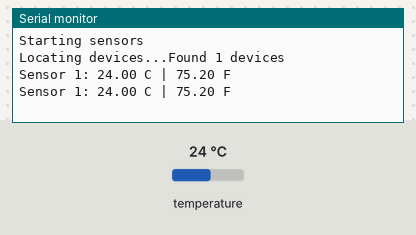
A sketch run on a simulated Arduino Uno, built with avr-gcc and run on an emulated ATmega328P. Parts: the last lines printed to the serial monitor. Inputs (shaded band) come from the test bench; at power-on: temperature 24 °C.

Above: at 3.8 s.
3.9 s: temperature set to 12 °C
At 5.7 s:
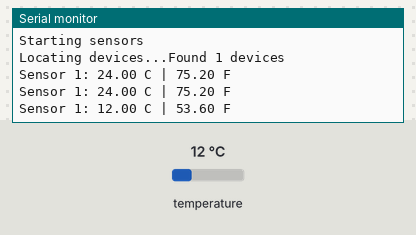
7.0 s: temperature set to 19 °C
At 8.6 s:
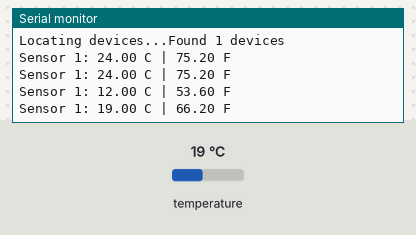
Timing chart, 0 to 10.1 s (numbered marks = the images above; inputs shaded):
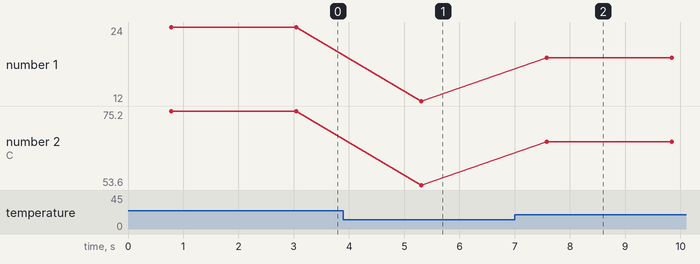

The sketch:

DS18x20_multiple.ino
```cpp
#include <OneWire.h>
#include <DallasTemperature.h>

#define ONE_WIRE_BUS 0

OneWire oneWire(ONE_WIRE_BUS);
DallasTemperature sensors(&oneWire);

int deviceCount = 0;
float tempC;

void setup(void)
{
  Serial.begin(115200);
  while(!Serial){
    delay(1);
  }

  Serial.println("Starting sensors");
  sensors.begin();

  Serial.print("Locating devices...");
  deviceCount = sensors.getDeviceCount();
  Serial.println("Found " + String(deviceCount) + " devices");
}

void loop(void)
{
  sensors.requestTemperatures();

  for (int i = 0;  i < deviceCount;  i++){
    tempC = sensors.getTempCByIndex(i);

    Serial.println("Sensor " + String(i+1) + ": " + tempC + " C | " + DallasTemperature::toFahrenheit(tempC) + " F");
  }

  Serial.println("");
  delay(1500);
}
```

Measured:
- after the input at 3.9 s, the serial monitor: prints a new line after 1.4 s (image 1)
- after the input at 7.0 s, the serial monitor: prints a new line after 0.58 s (image 2)
- plotted number 1: 24 → 12 after the input at 3.9 s, 12 → 19 after the input at 7.0 s
- plotted number 2: 75.2 → 53.6 after the input at 3.9 s, 53.6 → 66.2 after the input at 7.0 s
